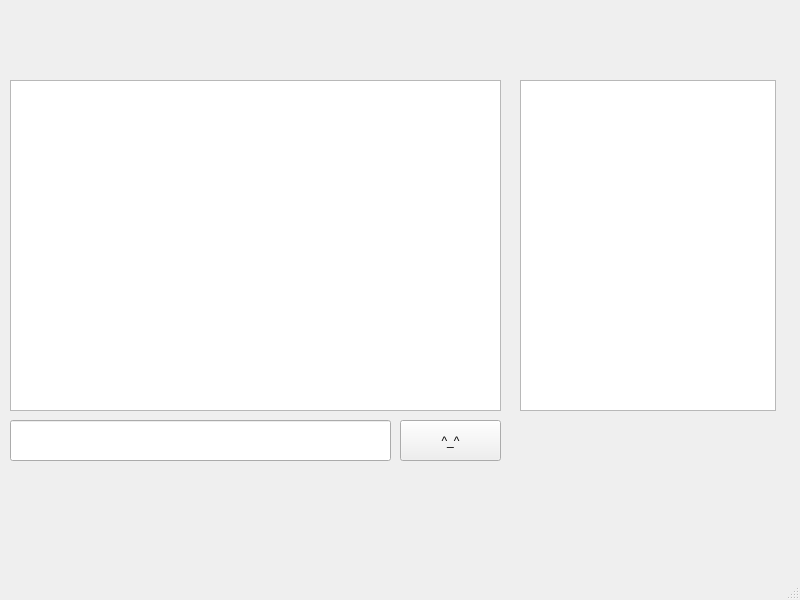
<?xml version="1.0" encoding="UTF-8"?>
<ui version="4.0">
 <class>MainWindow</class>
 <widget class="QMainWindow" name="MainWindow">
  <property name="geometry">
   <rect>
    <x>0</x>
    <y>0</y>
    <width>800</width>
    <height>600</height>
   </rect>
  </property>
  <property name="windowTitle">
   <string>MainWindow</string>
  </property>
  <widget class="QWidget" name="centralwidget">
   <widget class="QLineEdit" name="lineEdit">
    <property name="geometry">
     <rect>
      <x>10</x>
      <y>420</y>
      <width>381</width>
      <height>41</height>
     </rect>
    </property>
   </widget>
   <widget class="QTextBrowser" name="textBrowser">
    <property name="geometry">
     <rect>
      <x>10</x>
      <y>80</y>
      <width>491</width>
      <height>331</height>
     </rect>
    </property>
   </widget>
   <widget class="QPushButton" name="pushButton_2">
    <property name="geometry">
     <rect>
      <x>400</x>
      <y>420</y>
      <width>101</width>
      <height>41</height>
     </rect>
    </property>
    <property name="text">
     <string>^_^</string>
    </property>
   </widget>
   <widget class="QListWidget" name="userList">
    <property name="geometry">
     <rect>
      <x>520</x>
      <y>80</y>
      <width>256</width>
      <height>331</height>
     </rect>
    </property>
   </widget>
  </widget>
  <widget class="QMenuBar" name="menubar">
   <property name="geometry">
    <rect>
     <x>0</x>
     <y>0</y>
     <width>800</width>
     <height>20</height>
    </rect>
   </property>
  </widget>
  <widget class="QStatusBar" name="statusbar"/>
 </widget>
 <resources/>
 <connections/>
</ui>
